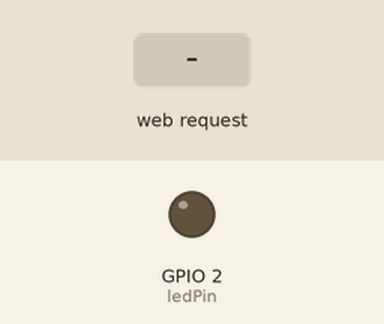
A program run on a simulated ESP32. On the bench: output pins drawn as LEDs (lit = HIGH). The inputs (shaded band) are chosen by the test bench. Storage starts empty.

Above: at 1.2 s.
1.3 s: HTTP request GET /on received
At 2.5 s:
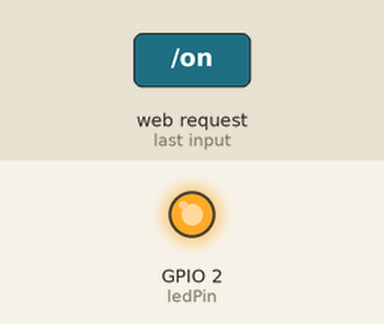
2.8 s: HTTP request GET /off received
At 3.7 s:
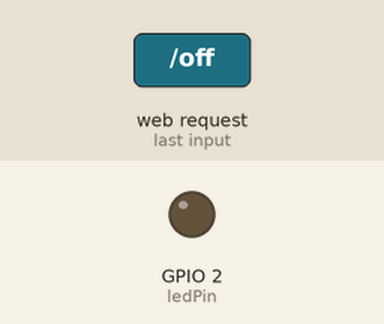
Timing chart, 0 to 5.8 s (numbered marks = the images above; inputs shaded):
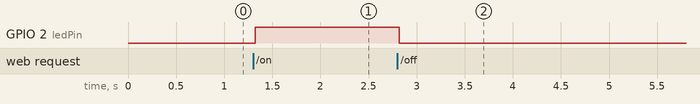

Measured:
- after the input at 1.3 s, GPIO 2 (ledPin): LOW → HIGH at once
- after the input at 2.8 s, GPIO 2 (ledPin): HIGH → LOW at once

The program:

main.cpp
```cpp
#include <DNSServer.h>
#include <WiFi.h>
#include <AsyncTCP.h>
#include "ESPAsyncWebServer.h"
#include <SPIFFS.h>

const int ledPin = 2;
String ledState;

DNSServer dnsServer;
AsyncWebServer server(80);

String processor(const String& var){
  Serial.println(var);
  if(var == "STATE"){
    if(digitalRead(ledPin)){
      ledState = "ON";
    }
    else{
      ledState = "OFF";
    }
    Serial.print(ledState);
    return ledState;
  }
  return String();
}

// Captive landing
class CaptiveRequestHandler : public AsyncWebHandler
{
public:
  CaptiveRequestHandler() {}
  virtual ~CaptiveRequestHandler() {}

  bool canHandle(AsyncWebServerRequest *request)
  {
    //request->addInterestingHeader("ANY");
    return true;
  }

  void handleRequest(AsyncWebServerRequest *request)
  {
    AsyncResponseStream *response = request->beginResponseStream("text/html");
    response->print("<!DOCTYPE html><html><head><title>Captive Portal</title></head><body>");
    response->print("<p>This is out captive portal front page.</p>");
    response->printf("<p>You were trying to reach: http://%s%s</p>", request->host().c_str(), request->url().c_str());
    response->printf("<p>Try opening <a href='http://%s'>this link</a> instead</p>", WiFi.softAPIP().toString().c_str());
    response->print("</body></html>");
    request->send(response);
  }
};

void setup()
{
  // AP Access point name
  WiFi.softAP("ESP32-WebServer");
  dnsServer.start(53, "*", WiFi.softAPIP());

  // Debug output to serial
  Serial.begin(115200);
  pinMode(ledPin, OUTPUT);

  if (!SPIFFS.begin(true))
  {
    Serial.println("An Error has occurred while mounting SPIFFS");
    return;
  }
  // server.addHandler(new CaptiveRequestHandler()).setFilter(ON_AP_FILTER);//only when requested from AP

  // Routes
  server.on("/", HTTP_GET, [](AsyncWebServerRequest *request){
    request->send(SPIFFS, "/index.html", String(), false, processor);
  });

  server.on("/bulma.min.css", HTTP_GET, [](AsyncWebServerRequest *request){
    request->send(SPIFFS, "/bulma.min.css", "text/css");
  });

  server.on("/index.js", HTTP_GET, [](AsyncWebServerRequest *request){
    request->send(SPIFFS, "/index.js", "text/javascript");
  });

  server.on("/on", HTTP_GET, [](AsyncWebServerRequest *request) {
    digitalWrite(ledPin, HIGH);
    request->send(SPIFFS, "/index.html", String(), false, processor);
  });

  server.on("/off", HTTP_GET, [](AsyncWebServerRequest *request) {
    digitalWrite(ledPin, LOW);
    request->send(SPIFFS, "/index.html", String(), false, processor);
  });

  server.begin();
}

void loop()
{
  dnsServer.processNextRequest();
}
```
